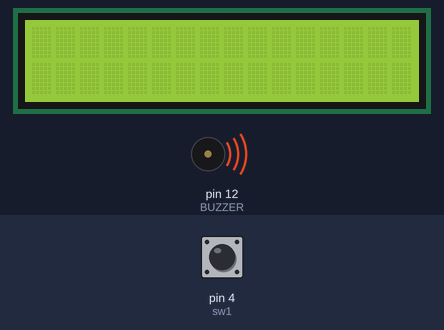
Bench run of a sketch on a simulated Arduino Uno, built with avr-gcc and run on an emulated ATmega328P. On the bench: 16×2 character LCD, buzzer (waves = sounding). Inputs (shaded band) come from the test bench; at power-on: pin 4 (sw1) HIGH.

Above: at 0.1 s.
At 24.1 s:
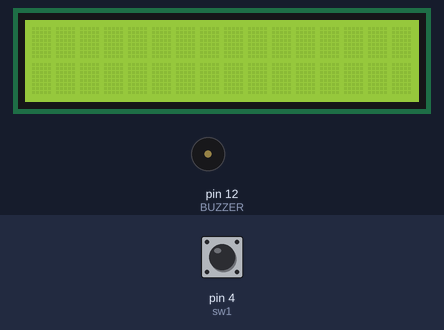
Timing chart, 0 to 25.6 s (numbered marks = the images above):
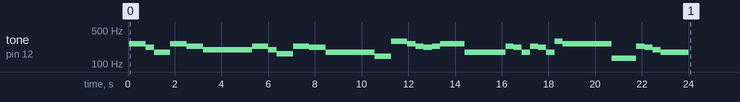

The sketch:

function34.ino
```cpp
#include <Wire.h>
#include <LiquidCrystal_I2C.h>
#include <DS1302.h>

int sw1 = 4; // 분갈이 스위치 4 번
DS1302 rtc (5, 6, 7); // DS1302
LiquidCrystal_I2C lcd (0x27,16,2);


// play_music모듈 변수
int BUZZER = 12; //스피커가 연결된 디지털핀 설정
int note[] = {2093,2349,2637,2793,3136,3520,3951,4186}; //도레미파솔라시도
int music[] = {3136,3136,2637,2093,2093,3136,3136,2793,2793,2349,2349,2349,2349,2349,2349,
              2793,2793,2349,1975,1975,2793,2793,2637,2637,2093,2093,2093,2093,2093,2093,
              1760,1760,3520,3520,3136,2793,2637,2793,3136,3136,3136,2093,2093,2093,2093,2093,
              2793,2637,2093,2793,2637,2093,3520,3136,3136,3136,3136,3136,3136,
              1567,1567,1567,2793,2637,2349,2093,2093,2093};


void setup() {
  Serial.begin(9600);
  // 새로운 날짜와 시간 정보를 칩에 저장
  // rtc.writeProtect (false);
  //rtc.halt(false);
  // 시간 t (2020, 11, 28, 22, 30, 00, 시간 :: kSaturday);
  //rtc.time(t);

  lcd.begin (16, 2);
  pinMode (sw1, INPUT_PULLUP);
  play_music();
}

void loop() {
  if (digitalRead (sw1) == LOW) {
printTime ();
lcd.backlight ();
}

}

// 음악재생 모듈
void play_music(){
  int elementCount = sizeof(music) / sizeof(int);
  for (int i=0; i < elementCount; i++)
  {
    tone(BUZZER,music[i]/12,500);
    delay(350);
  }
}

void printTime () {
Time t = rtc.time (); // 저장된 시간 읽어 오기
// 날짜 출력
char repot [12];
snprintf (repot, sizeof (repot), "%04d-%02d-%02d", t.yr, t.mon, t.date);
lcd.setCursor (0, 0);
lcd.print (repot);
}
```

Measured:
- by itself, tone on pin 12 (BUZZER): plays 261 Hz for 0.70 s, 219 Hz for 0.35 s, 174 Hz for 0.70 s, 261 Hz for 0.70 s, 232 Hz for 0.70 s, 195 Hz for 2.1 s … (33 notes in this stretch)
